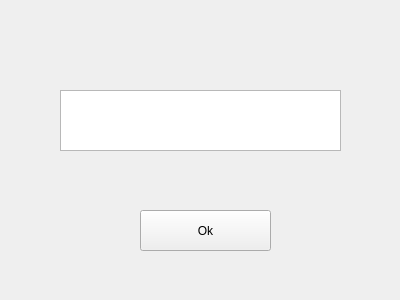
<?xml version="1.0" encoding="UTF-8"?>
<ui version="4.0">
 <class>Form</class>
 <widget class="QWidget" name="Form">
  <property name="geometry">
   <rect>
    <x>0</x>
    <y>0</y>
    <width>400</width>
    <height>300</height>
   </rect>
  </property>
  <property name="windowTitle">
   <string>Form</string>
  </property>
  <widget class="QPushButton" name="okButton">
   <property name="geometry">
    <rect>
     <x>140</x>
     <y>210</y>
     <width>131</width>
     <height>41</height>
    </rect>
   </property>
   <property name="text">
    <string>Ok</string>
   </property>
   <property name="flat">
    <bool>false</bool>
   </property>
  </widget>
  <widget class="QTextEdit" name="label">
   <property name="geometry">
    <rect>
     <x>60</x>
     <y>90</y>
     <width>281</width>
     <height>61</height>
    </rect>
   </property>
   <property name="html">
    <string>&lt;!DOCTYPE HTML PUBLIC &quot;-//W3C//DTD HTML 4.0//EN&quot; &quot;http://www.w3.org/TR/REC-html40/strict.dtd&quot;&gt;
&lt;html&gt;&lt;head&gt;&lt;meta name=&quot;qrichtext&quot; content=&quot;1&quot; /&gt;&lt;style type=&quot;text/css&quot;&gt;
p, li { white-space: pre-wrap; }
&lt;/style&gt;&lt;/head&gt;&lt;body style=&quot; font-family:'MS Shell Dlg 2'; font-size:8.25pt; font-weight:400; font-style:normal;&quot;&gt;
&lt;p align=&quot;center&quot; style=&quot;-qt-paragraph-type:empty; margin-top:0px; margin-bottom:0px; margin-left:0px; margin-right:0px; -qt-block-indent:0; text-indent:0px;&quot;&gt;&lt;br /&gt;&lt;/p&gt;&lt;/body&gt;&lt;/html&gt;</string>
   </property>
  </widget>
 </widget>
 <resources/>
 <connections/>
</ui>
